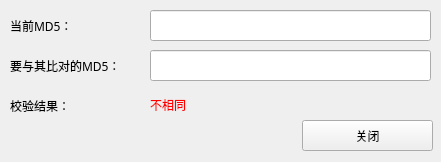
<?xml version="1.0" encoding="UTF-8"?>
<ui version="4.0">
 <class>CompareWnd</class>
 <widget class="QWidget" name="CompareWnd">
  <property name="geometry">
   <rect>
    <x>0</x>
    <y>0</y>
    <width>441</width>
    <height>162</height>
   </rect>
  </property>
  <property name="font">
   <font>
    <family>微软雅黑</family>
   </font>
  </property>
  <property name="windowTitle">
   <string>MD5校验</string>
  </property>
  <property name="styleSheet">
   <string notr="true">QLineEdit{
font: 9pt &quot;Consolas&quot;;
}</string>
  </property>
  <widget class="QLabel" name="label">
   <property name="geometry">
    <rect>
     <x>10</x>
     <y>10</y>
     <width>131</width>
     <height>31</height>
    </rect>
   </property>
   <property name="text">
    <string>当前MD5：</string>
   </property>
  </widget>
  <widget class="QLineEdit" name="edtCurMd5">
   <property name="geometry">
    <rect>
     <x>150</x>
     <y>10</y>
     <width>281</width>
     <height>31</height>
    </rect>
   </property>
   <property name="font">
    <font>
     <family>Consolas</family>
    </font>
   </property>
  </widget>
  <widget class="QLabel" name="label_2">
   <property name="geometry">
    <rect>
     <x>10</x>
     <y>50</y>
     <width>141</width>
     <height>31</height>
    </rect>
   </property>
   <property name="text">
    <string>要与其比对的MD5：</string>
   </property>
  </widget>
  <widget class="QLineEdit" name="edtOtherMd5">
   <property name="geometry">
    <rect>
     <x>150</x>
     <y>50</y>
     <width>281</width>
     <height>31</height>
    </rect>
   </property>
   <property name="font">
    <font>
     <family>Consolas</family>
    </font>
   </property>
  </widget>
  <widget class="QLabel" name="label_3">
   <property name="geometry">
    <rect>
     <x>10</x>
     <y>90</y>
     <width>141</width>
     <height>31</height>
    </rect>
   </property>
   <property name="text">
    <string>校验结果：</string>
   </property>
  </widget>
  <widget class="QLabel" name="stcResult">
   <property name="geometry">
    <rect>
     <x>150</x>
     <y>90</y>
     <width>281</width>
     <height>31</height>
    </rect>
   </property>
   <property name="text">
    <string>&lt;p style=&quot;color:#ff0000;&quot;&gt;不相同&lt;/p&gt;</string>
   </property>
  </widget>
  <widget class="QPushButton" name="btnClose">
   <property name="geometry">
    <rect>
     <x>302</x>
     <y>120</y>
     <width>131</width>
     <height>31</height>
    </rect>
   </property>
   <property name="text">
    <string>关闭</string>
   </property>
  </widget>
 </widget>
 <resources/>
 <connections/>
</ui>
